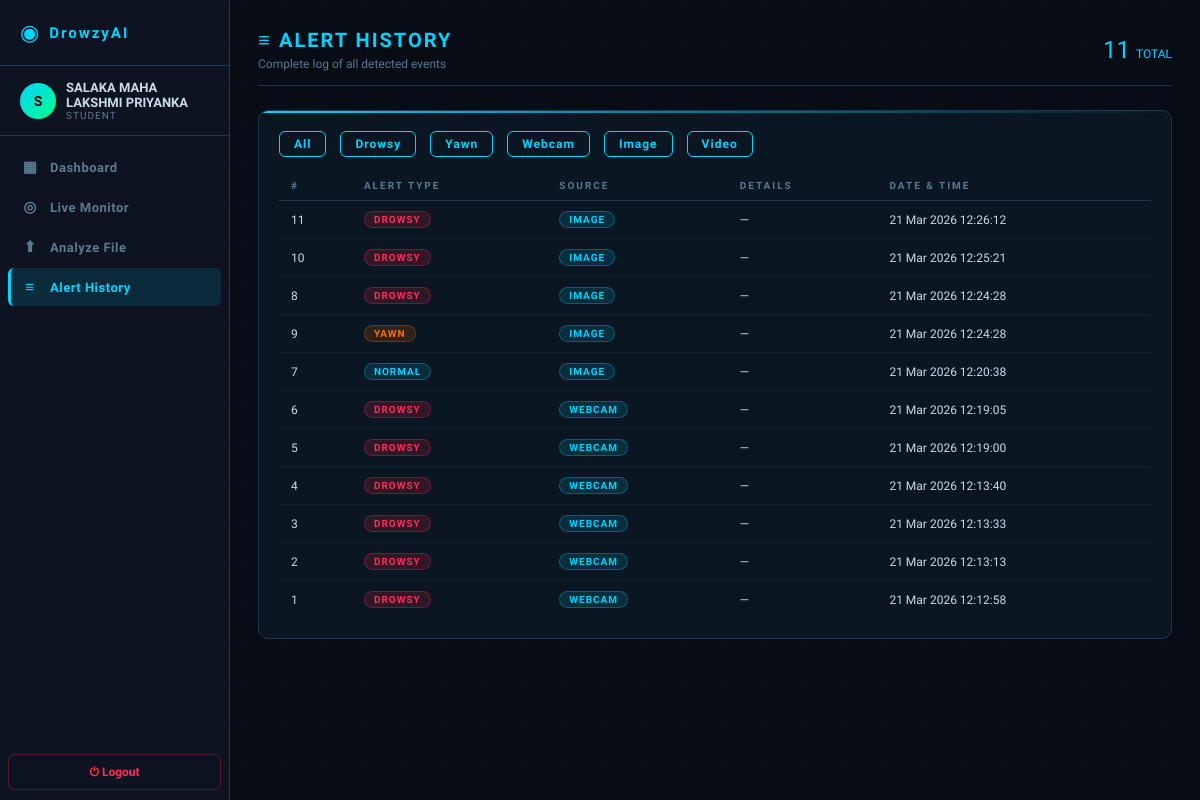
Page /history (signed in) on the earlier database version.
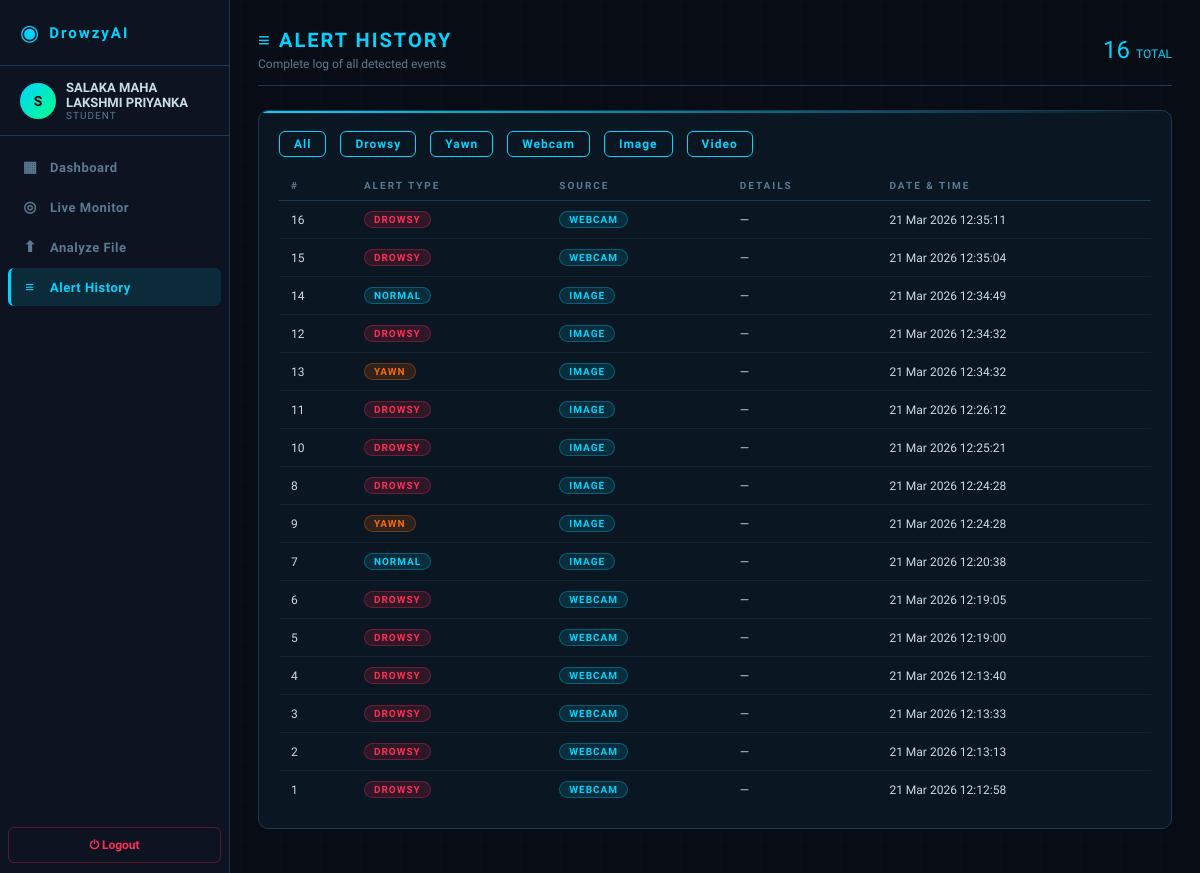
Same page on the later database version.
### models/user.py (models this page shows, shortened)
class User(UserMixin, db.Model):
    __tablename__ = 'users'
    id = db.Column(db.Integer, primary_key=True)
    name = db.Column(db.String(100), nullable=False)
    email = db.Column(db.String(150), unique=True, nullable=False)
    password_hash = db.Column(db.String(200), nullable=False)
    role = db.Column(db.String(20), default='student')
    face_image = db.Column(db.String(200), nullable=True)
    face_trained = db.Column(db.Boolean, default=False)
    created_at = db.Column(db.DateTime, default=datetime.utcnow)
    logs = db.relationship('AlertLog', backref='user', lazy=True)

class AlertLog(db.Model):
    __tablename__ = 'alert_logs'
    id = db.Column(db.Integer, primary_key=True)
    user_id = db.Column(db.Integer, db.ForeignKey('users.id'), nullable=True)
    alert_type = db.Column(db.String(50))
    source = db.Column(db.String(20))
    confidence = db.Column(db.Float, nullable=True)
    snapshot_path = db.Column(db.String(200), nullable=True)
    timestamp = db.Column(db.DateTime, default=datetime.utcnow)
    details = db.Column(db.Text, nullable=True)

### routes/main_routes.py (the view)
@main_bp.route('/history')
@login_required
def history():
    logs = AlertLog.query.filter_by(user_id=current_user.id)\
            .order_by(AlertLog.timestamp.desc()).all()
    return render_template('history.html', logs=logs)

### models/user.py (called while the page is built)
@login_manager.user_loader
def load_user(user_id):
    return User.query.get(int(user_id))

### templates/history.html (shortened to what this page needs)
{% extends 'base.html' %}
{% block content %}
<div class="page-header animate-in d-flex justify-between align-center">
  <div>
    <div class="page-title">≡ ALERT HISTORY</div>
    <div class="page-sub">Complete log of all detected events</div>
  </div>
  <div style="font-family:'Orbitron',monospace;font-size:24px;color:var(--accent)">
    {{ logs|length }} <span style="font-size:12px;color:var(--text-dim)">TOTAL</span>
  </div>
</div>
<div class="card animate-in">
  {% if logs %}
  <div class="d-flex gap-2 mb-2" style="flex-wrap:wrap;">
    <button class="btn btn-outline" style="padding:5px 14px;font-size:12px" onclick="filterTable('all')">All</button>
    <button class="btn btn-outline" style="padding:5px 14px;font-size:12px" onclick="filterTable('DROWSY')">Drowsy</button>
    <button class="btn btn-outline" style="padding:5px 14px;font-size:12px" onclick="filterTable('YAWN')">Yawn</button>
    <button class="btn btn-outline" style="padding:5px 14px;font-size:12px" onclick="filterTable('webcam')">Webcam</button>
    <button class="btn btn-outline" style="padding:5px 14px;font-size:12px" onclick="filterTable('image')">Image</button>
    <button class="btn btn-outline" style="padding:5px 14px;font-size:12px" onclick="filterTable('video')">Video</button>
  </div>
  <table class="data-table" id="histTable">
    <thead><tr><th>#</th><th>Alert Type</th><th>Source</th><th>Details</th><th>Date &amp; Time</th></tr></thead>
    <tbody>
      {% for log in logs %}
      <tr data-type="{{ log.alert_type }}" data-source="{{ log.source }}">
        <td style="color:var(--text-dim);font-size:12px">{{ log.id }}</td>
        <td>
          {% if log.alert_type == 'DROWSY' %}<span class="badge badge-danger">DROWSY</span>
          {% elif log.alert_type == 'YAWN'  %}<span class="badge badge-warning">YAWN</span>
          {% else %}<span class="badge badge-info">{{ log.alert_type }}</span>{% endif %}
        </td>
        <td><span class="badge badge-info">{{ log.source }}</span></td>
        <td style="color:var(--text-dim);font-size:12px">{{ log.details or '—' }}</td>
        <td style="font-size:12px;color:var(--text-dim);font-family:'Orbitron',monospace;">
          {{ log.timestamp.strftime('%d %b %Y  %H:%M:%S') }}
        </td>
      </tr>
      {% endfor %}
    </tbody>
  </table>
  {% else %}
  <div class="text-center text-dim" style="padding:50px;">
    <div style="font-size:36px;margin-bottom:12px;">◎</div>
    <div>No alerts recorded yet.</div>
    <a href="{{ url_for('main.webcam') }}" class="btn btn-primary mt-3">Start Monitoring</a>
  </div>
  {% endif %}
</div>
{% endblock %}

### templates/base.html (shortened to what this page needs)
<!DOCTYPE html>
<html lang="en">
<head>
<link rel="stylesheet" href="{{ url_for('static', filename='css/style.css') }}">
</head>
<body>
{% if current_user.is_authenticated %}
<div class="app-shell">
  <nav class="sidebar">
    <div class="sidebar-logo">
      <span class="logo-icon">◉</span>
      <span class="logo-text">DrowzyAI</span>
    </div>
    <div class="sidebar-user">
      <div class="user-avatar">{{ current_user.name[0].upper() }}</div>
      <div class="user-info">
        <div class="user-name">{{ current_user.name }}</div>
        <div class="user-role">{{ current_user.role }}</div>
      </div>
    </div>
    <ul class="sidebar-nav">
      <li><a href="{{ url_for('main.dashboard') }}" class="nav-link {% if request.endpoint=='main.dashboard' %}active{% endif %}"><span class="nav-icon">▦</span> Dashboard</a></li>
      <li><a href="{{ url_for('main.webcam') }}"    class="nav-link {% if request.endpoint=='main.webcam' %}active{% endif %}"><span class="nav-icon">◎</span> Live Monitor</a></li>
      <li><a href="{{ url_for('main.upload') }}"    class="nav-link {% if request.endpoint=='main.upload' %}active{% endif %}"><span class="nav-icon">⬆</span> Analyze File</a></li>
      <li><a href="{{ url_for('main.history') }}"   class="nav-link {% if request.endpoint=='main.history' %}active{% endif %}"><span class="nav-icon">≡</span> Alert History</a></li>
    </ul>
    <a href="{{ url_for('auth.logout') }}" class="sidebar-logout">⏻ Logout</a>
  </nav>
  <main class="main-content">
    {% block content %}{% endblock %}
  </main>
</div>
{% else %}
{% block auth_content %}{% endblock %}
{% endif %}
</body>
</html>

Differences in the rows shown:
added AlertLog: id "16", alert_type "DROWSY", source "WEBCAM", details "—", timestamp "21 Mar 2026 12:35:11"
added AlertLog: id "15", alert_type "DROWSY", source "WEBCAM", details "—", timestamp "21 Mar 2026 12:35:04"
added AlertLog: id "14", alert_type "NORMAL", source "IMAGE", details "—", timestamp "21 Mar 2026 12:34:49"
added AlertLog: id "12", alert_type "DROWSY", source "IMAGE", details "—", timestamp "21 Mar 2026 12:34:32"
added AlertLog: id "13", alert_type "YAWN", source "IMAGE", details "—", timestamp "21 Mar 2026 12:34:32"
Other differences:
{{ logs|length }}: "11" → "16"
